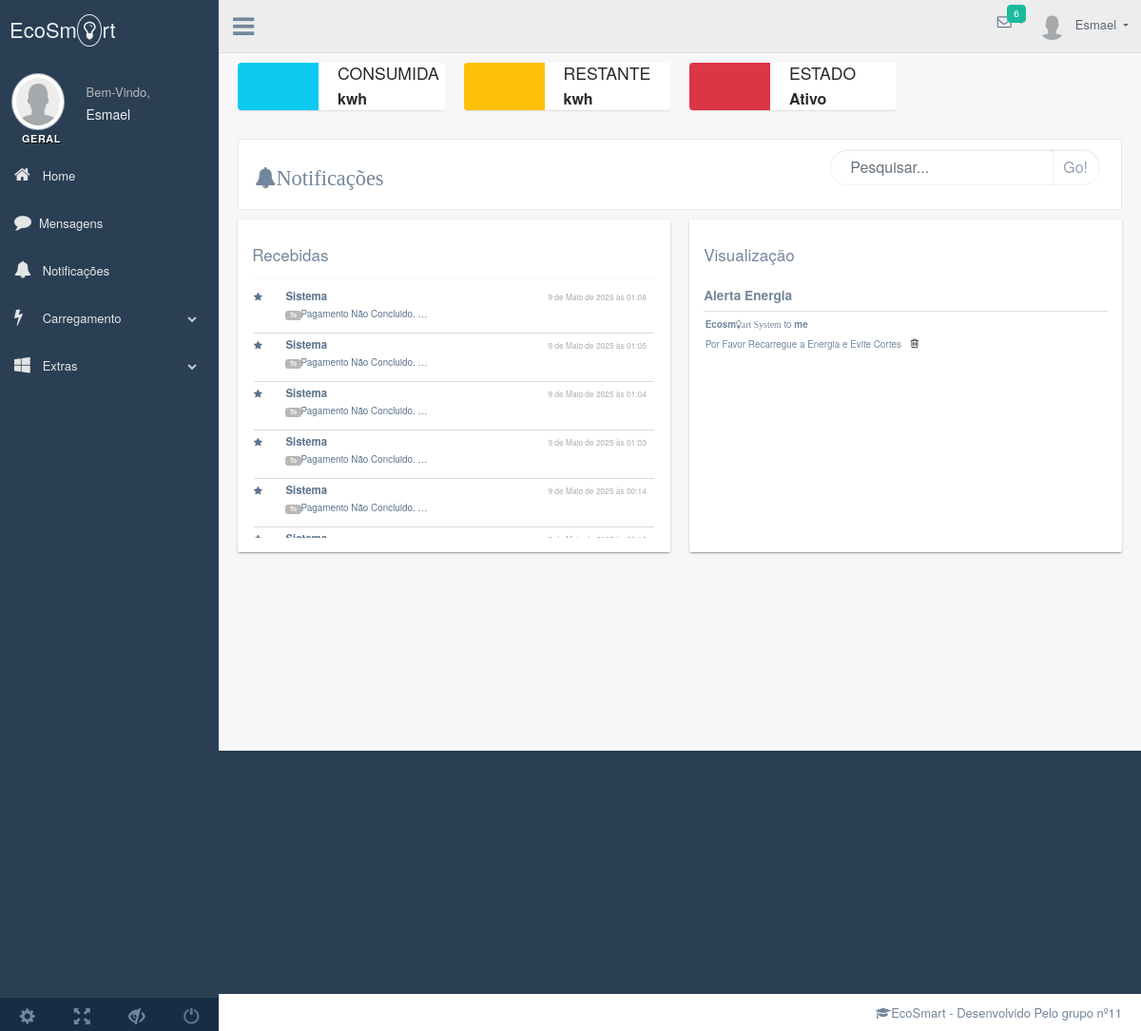
The page /notificacao/visualizar/22/sistema/ (signed in) on the database its author committed.
### notificacao/models.py (models this page shows, shortened)
class NotificacaoAutonoma(models.Model):
    destinatario = models.ForeignKey(User, on_delete=models.CASCADE)
    titulo = models.CharField(max_length=255, verbose_name='Titulo')
    mensagem = models.TextField()
    data_criacao = models.DateTimeField(auto_now_add=True)
    def get_class_name(self):
        return self.__class__.__name__

### notificacao/views.py (the view)
# urls.py: path('notificacao/visualizar/<int:notificacao_id>/<str:tipo>/', views.visualizar_notificacoes, name='visualizar-notificacao-cliente'),
def visualizar_notificacoes(request, notificacao_id=None, tipo=None):
    if request.user.groups.filter(name='Cliente').exists():
        usuario = request.user
        grupo_operadores = Group.objects.get(name="Cliente")
        notificacoes_autonoma = NotificacaoAutonoma.objects.filter(destinatario=usuario).order_by('-data_criacao')
        notificacoes_admin = NotificacaoAdmin.objects.filter(grupo_destinatario=grupo_operadores).order_by('-data_criacao')
        search = request.GET.get('search')
        if search:
            notificacoes_admin = notificacoes_admin.filter(
            Q(titulo__icontains=search) | Q(data_criacao__icontains=search))
            notificacoes_autonoma = notificacoes_autonoma.filter(
            Q(titulo__icontains=search) | Q(data_criacao__icontains=search))
        notificacoes = list(notificacoes_admin) + list(notificacoes_autonoma)
        notificacoes.sort(key=lambda x: x.data_criacao, reverse=True)
        notificacao_selecionada = None
        if notificacao_id:
            if tipo == "admin":
                notificacao_selecionada = get_object_or_404(NotificacaoAdmin, id=notificacao_id)
            elif tipo == "sistema":
                notificacao_selecionada = get_object_or_404(NotificacaoAutonoma, id=notificacao_id)
        return render(request, "notificacao/notificacoes.html", {"notificacoes": notificacoes,
                                                                          "notificacao_selecionada": notificacao_selecionada, search:'search'})

### notificacao/models.py (called while the page is built)
    def get_class_name(self):
        return self.__class__.__name__

### notificacao/templates/notificacao/notificacoes.html (shortened to what this page needs)
{% extends 'paginas/modelo2.html' %}
{% load static %}
{% block conteudo %}
<div class="right_col" role="main">
  <div class="">
    <div class="row">
      <div class="col-md-6 col-lg-3">
        <div class="widget-small info coloured-icon"><i class="icon bi bi-heart fs-1"></i>
          <div class="info">
            <h4>Consumida</h4>
            <p><b>kwh</b></p>
          </div>
        </div>
      </div>
      <div class="col-md-6 col-lg-3">
        <div class="widget-small warning coloured-icon"><i class="icon bi bi-folder2 fs-1"></i>
          <div class="info">
            <h4>Restante</h4>
            <p><b> kwh</b></p>
          </div>
        </div>
      </div>
      <div class="col-md-6 col-lg-3">
        <div class="widget-small danger coloured-icon"><i class="icon bi bi-star fs-1"></i>
          <div class="info">
            <h4>Estado</h4>
            <p><b>Ativo</b></p>
          </div>
        </div>
      </div>
    </div>
    <div class="row">
      <div class="col-md-12">
        <div class="x_panel">
          <div class="title_right">
            <div class=" pull-right top_search">
              <form action="" method="GET">
                <div class="input-group">
                  <input type="text" name="search" class="form-control" placeholder="Pesquisar..." value="{{ search }}">
                  <span class="input-group-btn">
                    <button class="btn btn-default" type="submit">Go!</button>
                  </span>
                </div>
              </form>
            </div>
          </div>
          <div class="title_left">
            <h3>
              <small>
                <i class="fa fa-bell">Notificações</i>
              </small>
            </h3>
          </div>
        </div>
      </div>
    </div>
    <div class="row">
      <div class="col-md-6">
        <div class="tile">
          <div class="ratio ratio-16px9p">
            <div class="inbox-body">
              <div class="mail_heading row">
                <div class="col-md-12">
                  <h3>
                    <small>
                      Recebidas
                    </small>
                  </h3>
                  <hr>
                </div>
                <ul>
                  {% for notificacao in notificacoes %}
                    {% if notificacao.get_class_name == 'NotificacaoAdmin' %}
                        <a href="{% url 'visualizar-notificacao-cliente' notificacao.id 'admin' %}">
                          <div class="mail_list">
                            <div class="left">
                              <i class="fa fa-star"></i>
                            </div>
                            <div class="right">
                              <h3>Empresa <small>{{ notificacao.data_criacao }}</small></h3>
                              <p>
                                <span class="badge">To</span>{{ notificacao.mensagem|truncatewords:3 }}
                              </p>
                            </div>
                          </div>
                        </a>
                    {% elif notificacao.get_class_name == 'NotificacaoAutonoma' %}
                        <a href="{%  url 'visualizar-notificacao-cliente' notificacao.id 'sistema' %}">
                          <div class="mail_list">
                            <div class="left">
                              <i class="fa fa-star"></i>
                            </div>
                            <div class="right">
                              <h3>Sistema <small>{{ notificacao.data_criacao }}</small></h3>
                              <p>
                                <span class="badge">To</span>{{ notificacao.mensagem|truncatewords:3 }}
                                <br>
                              </p>
                            </div>
                          </div>
                        </a>
                    {% endif %}
                  {% endfor %}
                </ul>
              </div>
            </div>
          </div>
        </div>
      </div>
      <div class="col-md-6">
        <div class="tile">
          <div class="ratio ratio-16px9p">
            <div class="inbox-body">
              <div class="mail_heading row">
                {% if notificacao_selecionada %}
                  <div class="col-md-12">
                    <h3>
                      <small>Visualização</small>
                    </h3>
                  </div>
                  <div class="col-md-12">
                    <h4>
                      <strong>
                        {{ notificacao_selecionada.titulo }}
                      </strong>
                    </h4>
                  </div>
                  {% if notificacao_selecionada.get_class_name == 'NotificacaoAdmin' %}
                    <div class="sender-info">
                      <div class="row">
                        <div class="col-md-12">
                          <strong>Direção Administrativa</strong>
                          <span>(ecosmart.solution@gmail.com)</span> to
                          <strong>me</strong>
                        </div>
                      </div>
                    </div>
                  {% else %}
                    <div class="sender-info">
                      <div class="row">
                        <div class="col-md-12">
                          <strong>
                            Ecosm<i class="fa fa-lightbulb-o">art System</i>
                          </strong>
                           to
                          <strong>me</strong>
                        </div>
                      </div>
                    </div>
                  {% endif %}
                  <div class="view-mail">
                    <p>
                      {{ notificacao_selecionada.mensagem }}
                      <button class="btn btn-sm btn-default" type="button" data-placement="top" data-toggle="tooltip" data-original-title="Eliminar"><i class="fa fa-trash-o"></i></button>
                    </p>
                  </div>
                {% else %}
                  <h4>Selecione uma notificação para visualizares</h4>
                {% endif %}
              </div>
            </div>
          </div>
        </div>
      </div>
    </div>
  </div>
</div>
{% endblock %}

### paginas/templates/paginas/modelo2.html (shortened to what this page needs)
{% load static %}
<!doctype html>
<html lang="pt-ao">
<head>
    <link rel="stylesheet" type="text/css" href="{% static 'css/main.min.css' %}">
    <link href="{% static 'templates/css/bootstrap.min.css' %}" rel="stylesheet">
    <link href="{% static 'templates/font-awesome/css/font-awesome.min.css' %}" rel="stylesheet">
    <link href="{% static 'templates/build/css/custom.min.css' %}" rel="stylesheet">
  </head>
  <body class="nav-md footer_fixed">
    <div class="container body">
      <div class="main_container">
        {% block menu_lateral %}
        <div class="col-md-3 left_col">
          <div class="left_col scroll-view">
            <div class="navbar nav_title" style="border: 0;">
              <a href="" class="site_title">EcoSm<i class="fa fa-lightbulb-o"></i><span>rt</span></a>
            </div>
            <div class="profile clearfix">
              <div class="profile_pic">
                {% if user.foto_perfil %}
                  <img src="{{ user.foto_perfil.url }}" width="60" height="60" alt="Foto de Perfil" class="img-circle profile_img">
                {% else %}
                  <img src="/media/fotos_usuarios/sem-foto.png" style="max-width: 128px" alt="Foto Padrão" class="img-circle profile_img">
                {% endif %}
              </div>
              <div class="profile_info">
                <span>Bem-Vindo,</span>
                <h2>{{ user.username }}</h2>
              </div>
            </div>
            <div id="sidebar-menu" class="main_menu_side hidden-print main_menu">
              <div class="menu_section">
                {% if user.groups.all.0.name == 'Admin' %}
                  <h3>Geral</h3>
                  <ul class="nav side-menu">
                    <li>
                      <a href="{% url 'painel-admin' %}"><i class="fa fa-home"></i> Home</a>
                    </li>
                    <li>
                      <a><i class="fa fa-edit"></i> Cadastrar <span class="fa fa-chevron-down"></span></a>
                      <ul class="nav child_menu">
                        <li><a href="{% url 'cadastro-usuario' %}"><i class="fa fa-plus-square"></i>Usuarios</a></li>
                        <li><a href="{% url 'cadastro-pt' %}"><i class="fa fa-plus-square"></i>Pts</a></li>
                        <li><a href="{% url 'cadastro-post' %}"><i class="fa fa-plus-square"></i>Post</a></li>
                      </ul>
                    </li>
                    <li>
                      <a><i class="fa fa-table"></i> Tabelas <span class="fa fa-chevron-down"></span></a>
                      <ul class="nav child_menu">
                        <li><a href="{% url 'lista-admin' %}">Admin</a></li>
                        <li><a href="{% url 'lista-operadores' %}">Operadores</a></li>
                        <li><a href="{% url 'lista-clientes' %}">Clientes</a></li>
                        <li><a href="{% url 'lista-pt' %}">PTs</a></li>
                        <li><a href="{% url 'lista-post' %}">Posts</a></li>
                        <li><a href="{% url 'lista-residencia' %}">Residencias</a></li>
                      </ul>
                    </li>
                    <li>
                      <a><i class="fa fa-bell"></i> Notificações <span class="fa fa-chevron-down"></span></a>
                      <ul class="nav child_menu">
                        <li><a href="{% url 'enviar-notificacao-cliente' notificacao_id=0 %}"><i class="fa fa-plus-square"></i>Consumidores</a></li>
                        <li><a href="{% url 'enviar-notificacao-operador' notificacao_id=0 %}"><i class="fa fa-plus-square"></i>Operadores</a></li>
                      </ul>
                    </li>
                    <li>
                      <a><i class="fa fa-comment"></i> Mensagens <span class="fa fa-chevron-down"></span></a>
                      <ul class="nav child_menu">
                          <li><a href=""><i class="fa fa-plus-square"></i>Admin</a></li>
                        <li><a href="{% url 'enviar-mensagem' operador_id=0 %}"><i class="fa fa-plus-square"></i>Operador</a></li>
                      </ul>
                    </li>
                    <li>
                      <a href="{% url 'perfil-usuario' %}"><i class="fa fa-user"></i> Meu Perfil </a>
                    </li>
                  </ul>
                {% else %}
                  <h3>Geral</h3>
                  <ul class="nav side-menu">
                    <li>
                      <a href="{% url 'painel-cliente' %}"><i class="fa fa-home"></i> Home</a>
                    </li>
                    <li>
                      <a href="{% url 'enviar-mensagem' operador_id=0 %}"><i class="fa fa-comment"></i>Mensagens</a>
                    </li>
                    <li>
                      <a href="{% url 'visualizar-notificacao-cliente' notificacao_id=0 tipo='0' %}"><i class="fa fa-bell"></i> Notificações</a>
                    </li>
                    <li>
                      <a><i class="fa fa-bolt"></i> Carregamento <span class="fa fa-chevron-down"></span></a>
                    </li>
                    <li>
                      <a><i class="fa fa-windows"></i> Extras <span class="fa fa-chevron-down"></span></a>
                    </li>
                  </ul>
                {% endif %}
              </div>
            </div>
            <div class="sidebar-footer hidden-small">
              <a data-toggle="tooltip" data-placement="top" title="Settings">
                <span class="glyphicon glyphicon-cog" aria-hidden="true"></span>
              </a>
              <a data-toggle="tooltip" data-placement="top" title="FullScreen">
                <span class="glyphicon glyphicon-fullscreen" aria-hidden="true"></span>
              </a>
              <a data-toggle="tooltip" data-placement="top" title="Lock">
                <span class="glyphicon glyphicon-eye-close" aria-hidden="true"></span>
              </a>
              <a data-toggle="tooltip" data-placement="top" title="Logout" href="{% url 'index' %}">
                <span class="fa glyphicon glyphicon-off" aria-hidden="true"></span>
              </a>
            </div>
          </div>
        </div>
        {% endblock  %}
        {% block menu_top %}
        <div class="top_nav">
          <div class="nav_menu">
            <div class="nav toggle">
              <a id="menu_toggle"><i class="fa fa-bars"></i></a>
            </div>
            <nav class="nav navbar-nav">
              <ul class=" navbar-right">
                <li class="nav-item dropdown open" style="padding-left: 15px;">
                  <a href="javascript:;" class="user-profile dropdown-toggle" aria-haspopup="true" id="navbarDropdown" data-toggle="dropdown" aria-expanded="false">
                    {% if user.foto_perfil %}
                      <img src="{{ user.foto_perfil.url }}" alt="" title="">{{ user.username }}
                    {% else %}
                      <img src="/media/fotos_usuarios/sem-foto.png" alt="" title="">{{ user.username }}
                    {% endif %}
                  </a>
                </li>
                <li role="presentation" class="nav-item dropdown open">
                  <a href="javascript:;" class="dropdown-toggle info-number" id="navbarDropdown1" data-toggle="dropdown" aria-expanded="false">
                    <i class="fa fa-envelope-o"></i>
                    <span class="badge bg-green">6</span>
                  </a>
                </li>
              </ul>
            </nav>
          </div>
        </div>
        {% endblock %}
        {% block conteudo %}{% endblock  %}
        {% block rodape %}
        <footer>
          <div class="pull-right">
            <i class="fa fa-mortar-board"></i><span>EcoSmart - Desenvolvido Pelo grupo nº11</span>
          </div>
          <div class="clearfix"></div>
        </footer>
        {% endblock %}
      </div>
    </div>
  </body>
</html>

### notificacao/templates/notificacao/notificacoes.html (style rules this page uses)
.ratio-16px9p { position: relative; width: 100%; padding-top: 75.25%; overflow-y: auto; overflow-x: hidden }

### rows shown on the page
NotificacaoAutonoma: data_criacao "9 de Maio de 2025 às 01:08", mensagem "Pagamento Não Concluido. …"
NotificacaoAutonoma: data_criacao "9 de Maio de 2025 às 01:05", mensagem "Pagamento Não Concluido. …"
NotificacaoAutonoma: data_criacao "9 de Maio de 2025 às 01:04", mensagem "Pagamento Não Concluido. …"
NotificacaoAutonoma: data_criacao "9 de Maio de 2025 às 01:03", mensagem "Pagamento Não Concluido. …"
NotificacaoAutonoma: data_criacao "9 de Maio de 2025 às 00:14", mensagem "Pagamento Não Concluido. …"
NotificacaoAutonoma: titulo "Alerta Energia", mensagem "Por Favor Recarregue a Energia e Evite Cortes"

### other values the page prints
{{ user.username }} "Esmael"
